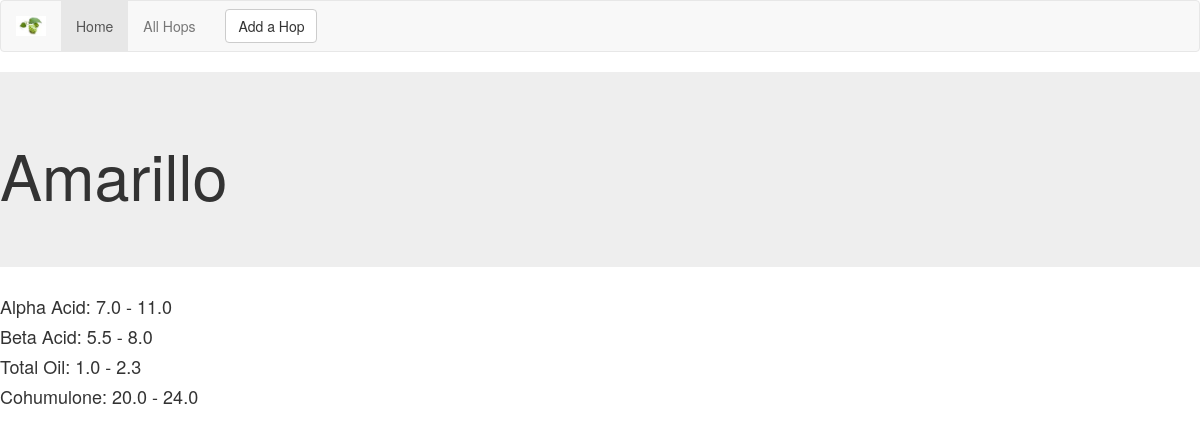
Page /hops/1/ on the committed database.
### djangit/models.py (models this page shows)
class Hop(models.Model):
    hop_name = models.CharField(max_length=50, null=False, blank=False)
    alpha_acid_low = models.DecimalField(max_digits=4, decimal_places=1, null=False, blank=False, default='0')
    alpha_acid_high = models.DecimalField(max_digits=4, decimal_places=1, null=False, blank=False, default='0')
    beta_acid_low = models.DecimalField(max_digits=4, decimal_places=1, null=False, blank=False, default='0')
    beta_acid_high = models.DecimalField(max_digits=4, decimal_places=1, null=False, blank=False, default='0')
    total_oil_low = models.DecimalField(max_digits=4, decimal_places=1, null=False, blank=False, default='0')
    total_oil_high = models.DecimalField(max_digits=4, decimal_places=1, null=False, blank=False, default='0')
    cohumulone_low = models.DecimalField(max_digits=4, decimal_places=1, null=False, blank=False, default='0')
    cohumulone_high = models.DecimalField(max_digits=4, decimal_places=1, null=False, blank=False, default='0')
    def __str__(self):
        return self.hop_name

### djangit/views.py (the view)
# urls.py: url(r'^hops/(?P<id>[0-9]+)/$', views.onehop, name='showhop'),
def onehop(request, id):
    template = loader.get_template('showhop.html')
    hop = Hop.objects.get(id=id)
    model =  {
        "hop":hop
        }
    return HttpResponse(template.render(model))

### djangit/templates/showhop.html (shortened to what this page needs)
{% include '_navbar.html' %}
<html>
  <head>
  </head>
  <body>
    <div>
      <div class="jumbotron"><h1>{{ hop }}</h1></div>
      <div><h4>Alpha Acid: {{ hop.alpha_acid_low }} - {{ hop.alpha_acid_high }}</h4></div>
      <div><h4>Beta Acid: {{ hop.beta_acid_low }} - {{ hop.beta_acid_high }}</h4></div>
      <div><h4>Total Oil: {{ hop.total_oil_low }} - {{ hop.total_oil_high }}</h4></div>
      <div><h4>Cohumulone: {{ hop.cohumulone_low }} - {{ hop.cohumulone_high }}</h4></div>
    </div>
  </body>
</html>

### rows in the picture
Hop: hop_name "Amarillo", alpha_acid_low "7.0", alpha_acid_high "11.0", beta_acid_low "5.5", beta_acid_high "8.0", total_oil_low "1.0", total_oil_high "2.3", cohumulone_low "20.0", cohumulone_high "24.0"
